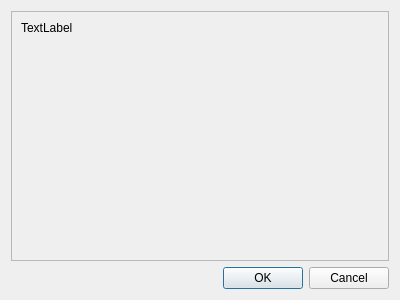
<?xml version="1.0" encoding="UTF-8"?>
<ui version="4.0">
 <class>Dialog</class>
 <widget class="QDialog" name="Dialog">
  <property name="geometry">
   <rect>
    <x>0</x>
    <y>0</y>
    <width>400</width>
    <height>300</height>
   </rect>
  </property>
  <property name="windowTitle">
   <string>Dialog</string>
  </property>
  <layout class="QGridLayout" name="gridLayout">
   <item row="0" column="0">
    <widget class="QFrame" name="frame">
     <property name="frameShape">
      <enum>QFrame::StyledPanel</enum>
     </property>
     <property name="frameShadow">
      <enum>QFrame::Raised</enum>
     </property>
     <layout class="QFormLayout" name="formLayout">
      <item row="0" column="0">
       <widget class="QLabel" name="error_label">
        <property name="text">
         <string>TextLabel</string>
        </property>
       </widget>
      </item>
     </layout>
    </widget>
   </item>
   <item row="1" column="0">
    <widget class="QDialogButtonBox" name="buttonBox">
     <property name="orientation">
      <enum>Qt::Horizontal</enum>
     </property>
     <property name="standardButtons">
      <set>QDialogButtonBox::Cancel|QDialogButtonBox::Ok</set>
     </property>
    </widget>
   </item>
  </layout>
 </widget>
 <resources/>
 <connections>
  <connection>
   <sender>buttonBox</sender>
   <signal>accepted()</signal>
   <receiver>Dialog</receiver>
   <slot>accept()</slot>
   <hints>
    <hint type="sourcelabel">
     <x>248</x>
     <y>254</y>
    </hint>
    <hint type="destinationlabel">
     <x>157</x>
     <y>274</y>
    </hint>
   </hints>
  </connection>
  <connection>
   <sender>buttonBox</sender>
   <signal>rejected()</signal>
   <receiver>Dialog</receiver>
   <slot>reject()</slot>
   <hints>
    <hint type="sourcelabel">
     <x>316</x>
     <y>260</y>
    </hint>
    <hint type="destinationlabel">
     <x>286</x>
     <y>274</y>
    </hint>
   </hints>
  </connection>
 </connections>
</ui>
